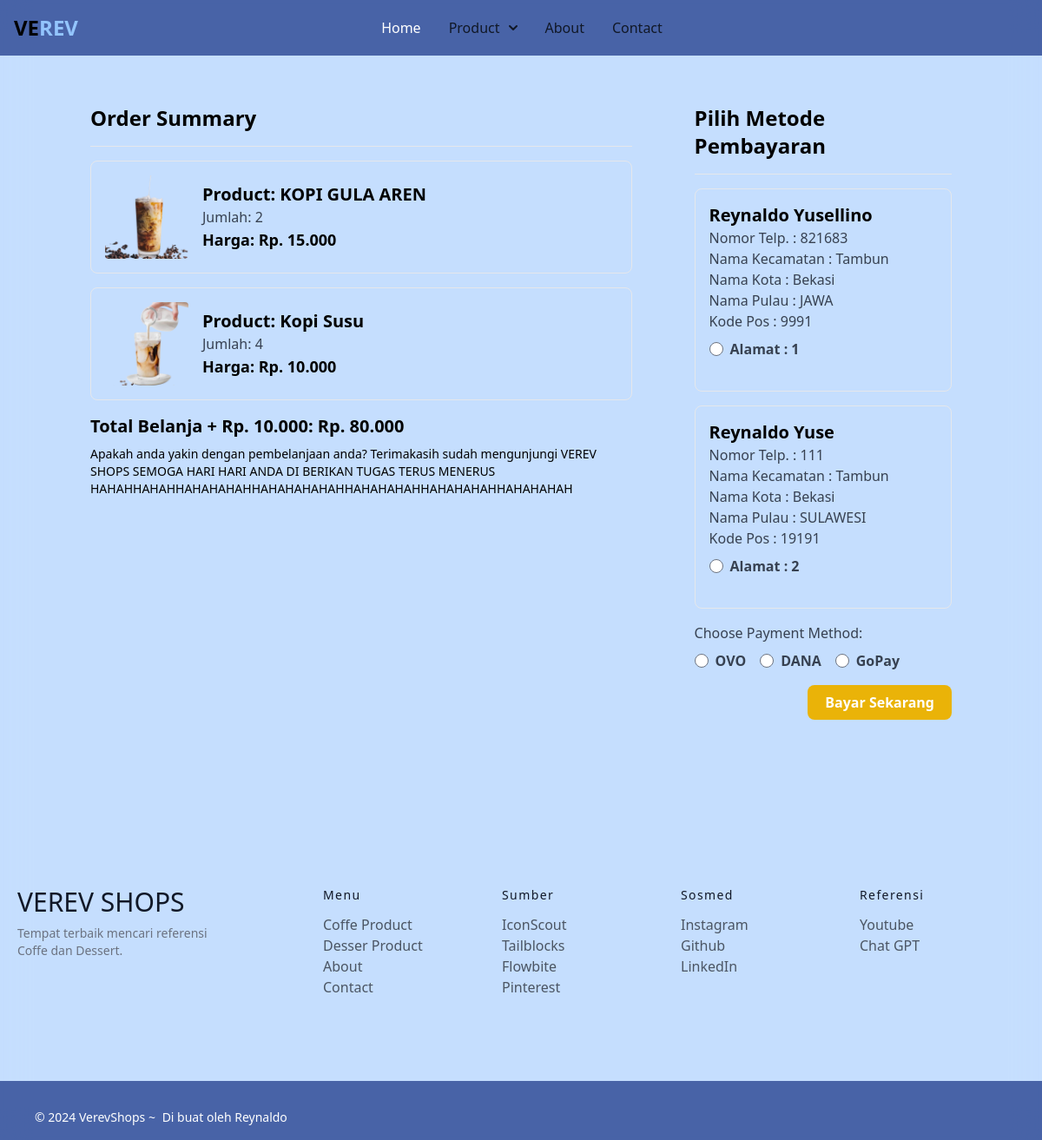
Before: /checkout/ (signed in) with the older database file.
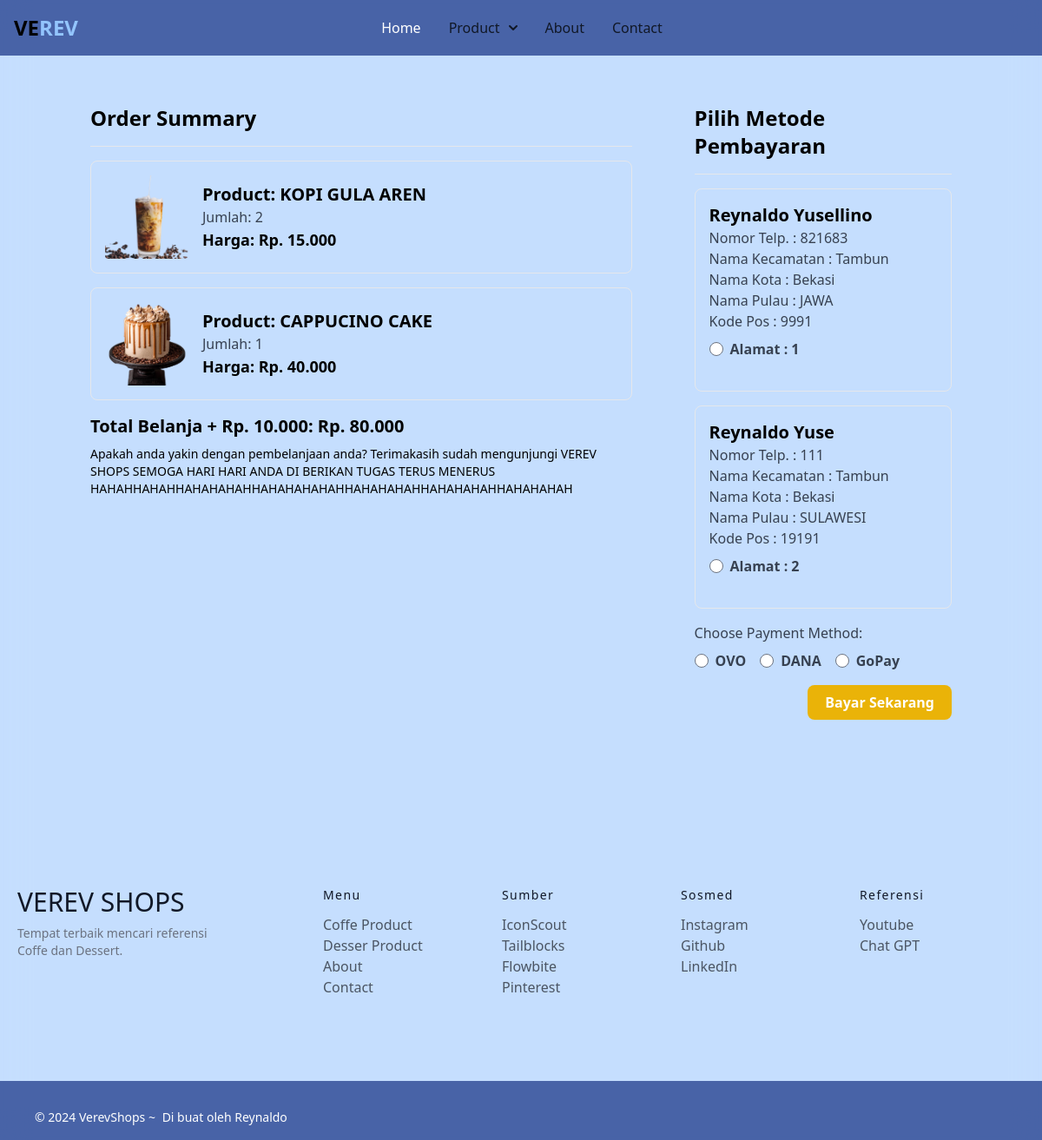
After: the same page with the newer database file.
### verevapp/models.py (models this page shows, shortened)
class Cart(models.Model):
    user = models.ForeignKey(User,on_delete=models.CASCADE)
    product = models.ForeignKey(Product,on_delete=models.CASCADE)
    quantity = models.PositiveIntegerField(default=1)

class Product(models.Model):
    title = models.CharField(max_length=100)
    selling_price = models.FloatField()
    discounted_price = models.FloatField()
    description = models.TextField()
    composition = models. TextField(default='')
    prodapp = models.TextField(default='')
    category = models.CharField(choices=CATEGORY_CHOICES, max_length=2)
    product_image = models.ImageField(upload_to='product')

class Customer(models.Model):
    user = models.ForeignKey(User,on_delete=models.CASCADE)
    name = models.CharField(max_length=100)
    locality = models.CharField(max_length=100)
    city = models.CharField(max_length=100)
    mobile = models.IntegerField()
    zipcode = models.IntegerField()
    state = models.CharField(choices=AREA_CHOICES, max_length=100)

### verevapp/views.py (the view)
# urls.py: path("checkout/", views.checkout.as_view(), name='checkout'),
class checkout(View):
    def get(self,req):
        user = req.user
        add = Customer.objects.filter(user=user)
        cart_items = Cart.objects.filter(user=user)
        famount = 0
        for p in cart_items:
            value = p.quantity * p.product.discounted_price
            famount = famount + value
        totalamount = famount + 10
        return render(req, 'checkout.html',locals())

### templates/checkout.html (shortened to what this page needs)
{% include "base.html" %}
{% include "navbar.html" %}
<div class="container mx-auto mt-10">
  <div class="flex flex-col md:flex-row">
    <div class="md:w-2/3 p-4">
      <h4 class="text-2xl font-bold mb-4">Order Summary</h4>
      <hr class="mb-4">
      {% for item in cart_items %}
      <div class="border rounded-lg p-4 mb-4">
        <div class="flex items-center">
          <img class="w-24 h-24 object-cover rounded mr-4" src="{{ item.product.product_image.url }}" alt="Product Image">
          <div>
            <h5 class="text-xl font-semibold">Product: {{ item.product.title }}</h5>
            <p class="text-gray-700">Jumlah: {{ item.quantity }}</p>
            <p class="text-lg font-bold">Harga: Rp. {{ item.product.discounted_price|floatformat:3 }}</p>
          </div>
        </div>
      </div>
      {% endfor %}
      <p class="text-xl font-bold mt-4">Total Belanja + Rp. 10.000: Rp. {{ totalamount|floatformat:3 }}</p>
      <p class="text-sm mt-2">Apakah anda yakin dengan pembelanjaan anda? Terimakasih sudah mengunjungi VEREV SHOPS SEMOGA HARI HARI ANDA DI BERIKAN TUGAS TERUS MENERUS HAHAHHAHAHHAHAHAHAHHAHAHAHAHAHHAHAHAHAHHAHAHAHAHHAHAHAHAH</p>
    </div>
    <div class="md:w-1/3 p-4 md:ml-10">
      <h4 class="text-2xl font-bold mb-4">Pilih Metode Pembayaran</h4>
      <hr class="mb-4">
      <form method="post" action="{% url 'generate_pdf' %}">
        {% for ad in add %}
        <div class="border rounded-lg p-4 mb-4">
          <div>
            <h5 class="text-xl font-semibold">{{ ad.name }}</h5>
            <p class="text-gray-700">Nomor Telp. : {{ ad.mobile }}</p>
            <p class="text-gray-700">Nama Kecamatan : {{ ad.locality }}</p>
            <p class="text-gray-700">Nama Kota : {{ ad.city }}</p>
            <p class="text-gray-700">Nama Pulau : {{ ad.state }}</p>
            <p class="text-gray-700">Kode Pos : {{ ad.zipcode }}</p>
            <div class="flex items-center mt-2 mb-5">
              <input class="form-radio h-4 w-4 text-blue-600 transition duration-150 ease-in-out mr-2" type="radio" name="custid" id="custadd{{ forloop.counter }}" value="{{ ad.id }}">
              <label class="form-radio-label font-bold text-gray-700" for="custadd{{ forloop.counter }}">
                Alamat : {{ forloop.counter }}
              </label>
            </div>
          </div>
        </div>
        {% endfor %}
        <div class="mb-4">
          <label class="block text-gray-700 font-medium mb-2">Choose Payment Method:</label>
          <div class="flex items-center mb-2">
            <input type="radio" class="form-radio h-4 w-4 text-blue-600 transition duration-150 ease-in-out mr-2" name="payment_method" id="ovo" value="OVO">
            <label for="ovo" class="font-bold text-gray-700 mr-4">OVO</label>
            <input type="radio" class="form-radio h-4 w-4 text-blue-600 transition duration-150 ease-in-out mr-2" name="payment_method" id="dana" value="DANA">
            <label for="dana" class="font-bold text-gray-700 mr-4">DANA</label>
            <input type="radio" class="form-radio h-4 w-4 text-blue-600 transition duration-150 ease-in-out mr-2" name="payment_method" id="gopay" value="GoPay">
            <label for="gopay" class="font-bold text-gray-700">GoPay</label>
          </div>
        </div>
        <div class="text-right">
          <button type="submit" class="bg-yellow-500 text-white py-2 px-5 rounded-lg font-bold hover:bg-yellow-600">Bayar Sekarang</button>
        </div>
      </form>
    </div>
  </div>
</div>
{% include "footer.html" %}

Changed rows visible on the page:
removed Cart: product.product_image (picture), product "Kopi Susu", quantity "4", product.discounted_price "10.000"
added Cart: product.product_image (picture), product "CAPPUCINO CAKE", quantity "1", product.discounted_price "40.000"
